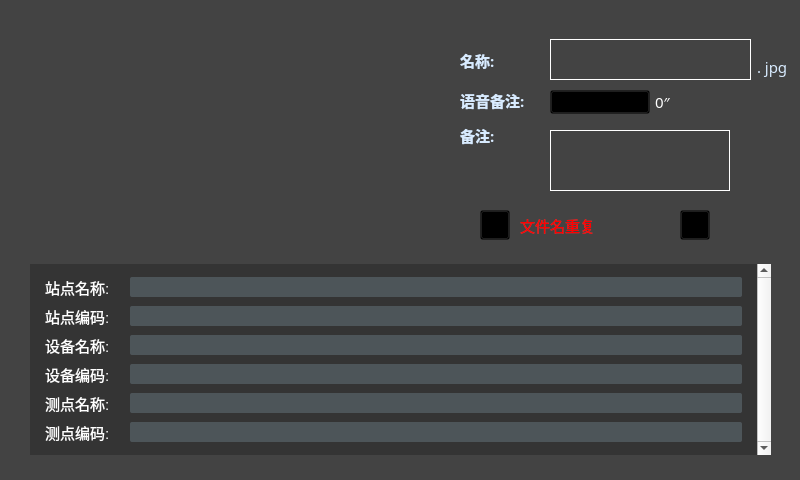
<?xml version="1.0" encoding="UTF-8"?>
<ui version="4.0">
 <class>hp_capture_save</class>
 <widget class="QWidget" name="hp_capture_save">
  <property name="geometry">
   <rect>
    <x>0</x>
    <y>0</y>
    <width>800</width>
    <height>480</height>
   </rect>
  </property>
  <property name="windowTitle">
   <string>Form</string>
  </property>
  <property name="styleSheet">
   <string notr="true"/>
  </property>
  <widget class="QFrame" name="frame_2">
   <property name="geometry">
    <rect>
     <x>0</x>
     <y>0</y>
     <width>800</width>
     <height>480</height>
    </rect>
   </property>
   <property name="styleSheet">
    <string notr="true">QFrame{background:rgb(67, 67, 67);border:0px solid #000000}</string>
   </property>
   <property name="frameShape">
    <enum>QFrame::StyledPanel</enum>
   </property>
   <property name="frameShadow">
    <enum>QFrame::Raised</enum>
   </property>
   <widget class="QWidget" name="preWidget" native="true">
    <property name="geometry">
     <rect>
      <x>0</x>
      <y>0</y>
      <width>440</width>
      <height>264</height>
     </rect>
    </property>
    <widget class="QLabel" name="picShow">
     <property name="geometry">
      <rect>
       <x>0</x>
       <y>0</y>
       <width>440</width>
       <height>264</height>
      </rect>
     </property>
     <property name="styleSheet">
      <string notr="true"/>
     </property>
     <property name="text">
      <string/>
     </property>
    </widget>
   </widget>
   <widget class="QFrame" name="frame">
    <property name="geometry">
     <rect>
      <x>440</x>
      <y>0</y>
      <width>360</width>
      <height>261</height>
     </rect>
    </property>
    <property name="styleSheet">
     <string notr="true">QFrame#frame{border:0px solid #000000;
background-color: transparent;}</string>
    </property>
    <property name="frameShape">
     <enum>QFrame::NoFrame</enum>
    </property>
    <property name="frameShadow">
     <enum>QFrame::Raised</enum>
    </property>
    <widget class="QLabel" name="label_name">
     <property name="geometry">
      <rect>
       <x>20</x>
       <y>40</y>
       <width>81</width>
       <height>41</height>
      </rect>
     </property>
     <property name="font">
      <font>
       <family>微软雅黑</family>
       <pointsize>11</pointsize>
       <weight>75</weight>
       <bold>true</bold>
      </font>
     </property>
     <property name="styleSheet">
      <string notr="true">color:rgb(216, 235, 255);</string>
     </property>
     <property name="text">
      <string>名称:</string>
     </property>
    </widget>
    <widget class="QLineEdit" name="edit_name">
     <property name="geometry">
      <rect>
       <x>110</x>
       <y>39</y>
       <width>201</width>
       <height>41</height>
      </rect>
     </property>
     <property name="font">
      <font>
       <family>微软雅黑</family>
       <pointsize>11</pointsize>
      </font>
     </property>
     <property name="focusPolicy">
      <enum>Qt::NoFocus</enum>
     </property>
     <property name="styleSheet">
      <string notr="true">
QLineEdit{
border:1px solid white;
background:transparent;
color:white;

}</string>
     </property>
     <property name="text">
      <string/>
     </property>
     <property name="alignment">
      <set>Qt::AlignLeading|Qt::AlignLeft|Qt::AlignVCenter</set>
     </property>
     <property name="readOnly">
      <bool>true</bool>
     </property>
    </widget>
    <widget class="QLabel" name="label_notes">
     <property name="geometry">
      <rect>
       <x>20</x>
       <y>125</y>
       <width>81</width>
       <height>21</height>
      </rect>
     </property>
     <property name="font">
      <font>
       <family>微软雅黑</family>
       <pointsize>11</pointsize>
       <weight>75</weight>
       <bold>true</bold>
      </font>
     </property>
     <property name="styleSheet">
      <string notr="true">color:rgb(216, 235, 255);</string>
     </property>
     <property name="text">
      <string>备注:</string>
     </property>
    </widget>
    <widget class="QLabel" name="label_voice_notes">
     <property name="geometry">
      <rect>
       <x>20</x>
       <y>90</y>
       <width>81</width>
       <height>21</height>
      </rect>
     </property>
     <property name="font">
      <font>
       <family>微软雅黑</family>
       <pointsize>11</pointsize>
       <weight>75</weight>
       <bold>true</bold>
      </font>
     </property>
     <property name="styleSheet">
      <string notr="true">color:rgb(216, 235, 255);</string>
     </property>
     <property name="text">
      <string>语音备注:</string>
     </property>
    </widget>
    <widget class="QToolButton" name="toolButton_save">
     <property name="geometry">
      <rect>
       <x>40</x>
       <y>210</y>
       <width>30</width>
       <height>30</height>
      </rect>
     </property>
     <property name="font">
      <font>
       <family>微软雅黑</family>
      </font>
     </property>
     <property name="styleSheet">
      <string notr="true">QToolButton{
background:transparent;
border-image: url(:/res/save_n.png);
}
QToolButton::pressed{
background:transparent;
border-image: url(:/res/save_s.png);
}
QToolButton::focus{
background:transparent;
border-image: url(:/res/save_s.png);
}
</string>
     </property>
     <property name="text">
      <string/>
     </property>
    </widget>
    <widget class="QToolButton" name="toolButton_cancel">
     <property name="geometry">
      <rect>
       <x>240</x>
       <y>210</y>
       <width>30</width>
       <height>30</height>
      </rect>
     </property>
     <property name="font">
      <font>
       <family>微软雅黑</family>
      </font>
     </property>
     <property name="styleSheet">
      <string notr="true">QToolButton{
background:transparent;
border-image: url(:/res/cancel_n.png);
}
QToolButton::pressed{
background:transparent;
border-image: url(:/res/cancel_s.png);
}
QToolButton::focus{
background:transparent;
border-image: url(:/res/cancel_s.png);
}
</string>
     </property>
     <property name="text">
      <string/>
     </property>
    </widget>
    <widget class="QToolButton" name="toolButton_voice">
     <property name="geometry">
      <rect>
       <x>110</x>
       <y>90</y>
       <width>100</width>
       <height>24</height>
      </rect>
     </property>
     <property name="font">
      <font>
       <pointsize>9</pointsize>
      </font>
     </property>
     <property name="styleSheet">
      <string notr="true">QToolButton{
background:transparent;
border-image: url(:/res/voicenotes_stop_n.png);
}
</string>
     </property>
     <property name="text">
      <string/>
     </property>
    </widget>
    <widget class="QFrame" name="frame_labelCheckBox">
     <property name="geometry">
      <rect>
       <x>800</x>
       <y>160</y>
       <width>430</width>
       <height>40</height>
      </rect>
     </property>
     <property name="styleSheet">
      <string notr="true">QFrame{border:0px solid #000000;}</string>
     </property>
     <property name="frameShape">
      <enum>QFrame::NoFrame</enum>
     </property>
     <property name="frameShadow">
      <enum>QFrame::Raised</enum>
     </property>
     <widget class="QLabel" name="label_label">
      <property name="geometry">
       <rect>
        <x>20</x>
        <y>5</y>
        <width>51</width>
        <height>31</height>
       </rect>
      </property>
      <property name="font">
       <font>
        <family>微软雅黑</family>
        <pointsize>11</pointsize>
        <weight>75</weight>
        <bold>true</bold>
       </font>
      </property>
      <property name="styleSheet">
       <string notr="true">color:white;</string>
      </property>
      <property name="text">
       <string>标签:</string>
      </property>
     </widget>
     <widget class="QCheckBox" name="checkBox_normal">
      <property name="geometry">
       <rect>
        <x>70</x>
        <y>5</y>
        <width>51</width>
        <height>31</height>
       </rect>
      </property>
      <property name="font">
       <font>
        <family>微软雅黑</family>
       </font>
      </property>
      <property name="styleSheet">
       <string notr="true">QCheckBox{
	background:transparent;
}
QCheckBox::indicator:unchecked {
    image:url(:/res/normal_n.png);
}

QCheckBox::indicator:checked {
    image: url(:/res/normal_s.png);
}


QCheckBox::indicator:disabled {
    image: url(:/res/normal_d.png);
}</string>
      </property>
      <property name="text">
       <string>正常</string>
      </property>
     </widget>
     <widget class="QCheckBox" name="checkBox_unkown">
      <property name="geometry">
       <rect>
        <x>130</x>
        <y>5</y>
        <width>51</width>
        <height>31</height>
       </rect>
      </property>
      <property name="font">
       <font>
        <family>微软雅黑</family>
       </font>
      </property>
      <property name="styleSheet">
       <string notr="true">QCheckBox{
	background:transparent;
}
QCheckBox::indicator:unchecked {
    image:url(:/res/checkbox_unkown_n.png);
}

QCheckBox::indicator:checked {
    image: url(:/res/checkbox_unkown_s.png);
}


QCheckBox::indicator:disabled {
    image: url(:/res/checkbox_unkown_d.png);
}</string>
      </property>
      <property name="text">
       <string>待查</string>
      </property>
     </widget>
     <widget class="QCheckBox" name="checkBox_PD">
      <property name="geometry">
       <rect>
        <x>190</x>
        <y>5</y>
        <width>51</width>
        <height>30</height>
       </rect>
      </property>
      <property name="font">
       <font>
        <family>微软雅黑</family>
       </font>
      </property>
      <property name="styleSheet">
       <string notr="true">QCheckBox{
	background:transparent;
}
QCheckBox::indicator:unchecked {
    image: url(:/res/checkbox_PD_n.png);
}

QCheckBox::indicator:checked {
    image: url(:/res/checkbox_PD_s.png);
}


QCheckBox::indicator:disabled {
    image: url(:/res/checkbox_PD_d.png);
}</string>
      </property>
      <property name="text">
       <string/>
      </property>
     </widget>
     <widget class="QCheckBox" name="checkBox_gas">
      <property name="geometry">
       <rect>
        <x>250</x>
        <y>5</y>
        <width>51</width>
        <height>31</height>
       </rect>
      </property>
      <property name="font">
       <font>
        <family>微软雅黑</family>
        <weight>50</weight>
        <bold>false</bold>
       </font>
      </property>
      <property name="styleSheet">
       <string notr="true">QCheckBox{
	background:transparent;
}
QCheckBox::indicator:unchecked {
    image: url(:/res/checkbox_GL_n.png);
}

QCheckBox::indicator:checked {
    image: url(:/res/checkbox_GL_s.png);
}


QCheckBox::indicator:disabled {
    image: url(:/res/checkbox_GL_d.png);
}</string>
      </property>
      <property name="text">
       <string/>
      </property>
     </widget>
     <widget class="QCheckBox" name="checkBox_collect">
      <property name="geometry">
       <rect>
        <x>310</x>
        <y>5</y>
        <width>51</width>
        <height>31</height>
       </rect>
      </property>
      <property name="font">
       <font>
        <family>微软雅黑</family>
       </font>
      </property>
      <property name="styleSheet">
       <string notr="true">QCheckBox{
	background:transparent;
}
QCheckBox::indicator:unchecked {
    image: url(:/res/collect_n.png);
}

QCheckBox::indicator:checked {
    image: url(:/res/collect_s.png);
}


QCheckBox::indicator:disabled {
    image: url(:/res/collect_d.png);
}</string>
      </property>
      <property name="text">
       <string>收藏</string>
      </property>
     </widget>
    </widget>
    <widget class="QLabel" name="label_voice_notes_time">
     <property name="geometry">
      <rect>
       <x>215</x>
       <y>92</y>
       <width>140</width>
       <height>20</height>
      </rect>
     </property>
     <property name="font">
      <font>
       <family>微软雅黑</family>
       <pointsize>11</pointsize>
      </font>
     </property>
     <property name="styleSheet">
      <string notr="true">color:white;</string>
     </property>
     <property name="text">
      <string>0″</string>
     </property>
    </widget>
    <widget class="QLabel" name="edit_notes">
     <property name="geometry">
      <rect>
       <x>110</x>
       <y>130</y>
       <width>180</width>
       <height>61</height>
      </rect>
     </property>
     <property name="styleSheet">
      <string notr="true">QLabel{
border:1px solid white;
background:transparent;
color:white;
}
QLabel::focus{
border:1px solid rgb(0, 221, 253);
background:transparent;
color:white;
}
</string>
     </property>
     <property name="text">
      <string/>
     </property>
    </widget>
    <widget class="QLineEdit" name="edit_name_jpg">
     <property name="geometry">
      <rect>
       <x>315</x>
       <y>55</y>
       <width>201</width>
       <height>25</height>
      </rect>
     </property>
     <property name="font">
      <font>
       <family>微软雅黑</family>
       <pointsize>11</pointsize>
      </font>
     </property>
     <property name="focusPolicy">
      <enum>Qt::NoFocus</enum>
     </property>
     <property name="styleSheet">
      <string notr="true">
QLineEdit{
border:0px solid white;
background:transparent;
color:rgb(216, 235, 255);

}</string>
     </property>
     <property name="text">
      <string>. jpg</string>
     </property>
     <property name="alignment">
      <set>Qt::AlignLeading|Qt::AlignLeft|Qt::AlignTop</set>
     </property>
     <property name="readOnly">
      <bool>true</bool>
     </property>
    </widget>
    <widget class="QLabel" name="label_error">
     <property name="geometry">
      <rect>
       <x>80</x>
       <y>210</y>
       <width>131</width>
       <height>31</height>
      </rect>
     </property>
     <property name="font">
      <font>
       <family>微软雅黑</family>
       <pointsize>11</pointsize>
      </font>
     </property>
     <property name="styleSheet">
      <string notr="true">color :red;</string>
     </property>
     <property name="text">
      <string>文件名重复</string>
     </property>
    </widget>
    <zorder>label_name</zorder>
    <zorder>label_notes</zorder>
    <zorder>label_voice_notes</zorder>
    <zorder>toolButton_voice</zorder>
    <zorder>edit_name</zorder>
    <zorder>toolButton_save</zorder>
    <zorder>toolButton_cancel</zorder>
    <zorder>frame_labelCheckBox</zorder>
    <zorder>label_voice_notes_time</zorder>
    <zorder>edit_notes</zorder>
    <zorder>edit_name_jpg</zorder>
    <zorder>label_error</zorder>
   </widget>
   <widget class="QFrame" name="frame_background">
    <property name="geometry">
     <rect>
      <x>800</x>
      <y>800</y>
      <width>440</width>
      <height>264</height>
     </rect>
    </property>
    <property name="styleSheet">
     <string notr="true">QFrame{border:0px solid #000000;}</string>
    </property>
    <property name="frameShape">
     <enum>QFrame::NoFrame</enum>
    </property>
    <property name="frameShadow">
     <enum>QFrame::Raised</enum>
    </property>
   </widget>
   <widget class="QScrollArea" name="scrollArea">
    <property name="geometry">
     <rect>
      <x>30</x>
      <y>264</y>
      <width>741</width>
      <height>191</height>
     </rect>
    </property>
    <property name="styleSheet">
     <string notr="true">
QScrollBar:vertical{    
width:3px;/*整个滑动条的宽度*/
background:rgb(45, 48, 51);
border:none;
margin:3px 0px 3px 0px;/*上下两个小方块的长宽 也控制滑动条宽度*/
}

QScrollBar::handle:vertical{
background:rgb(0, 221, 253);/*中间滑块的颜色*/
border:none;
border-radius:5px;
}

QScrollBar::add-line:vertical {
width: 3px;
background:rgb(22, 24, 26);
border:none;
subcontrol-position:right;
subcontrol-origin:margin;
}
QScrollBar::sub-line:vertical {
border:none;
background:rgb(22, 24, 26);
width: 3px;
subcontrol-origin:margin;
subcontrol-position:left;
}
QScrollBar::top-arrow:vertical{
subcontrol-origin: margin;
height:3px;
width:3px;
border:0px solid rgb(45, 48, 51);
background:rgb(45, 48, 51);
}
QScrollBar::bottom-arrow:vertical{
subcontrol-origin: margin;
height:3px;
width:3px;
border:0px solid rgb(45, 48, 51);
background:rgb(45, 48, 51);
}
QScrollBar::sub-page:vertical{
background:black;
}
QScrollBar::add-page:vertical
{
background:black;
}</string>
    </property>
    <property name="verticalScrollBarPolicy">
     <enum>Qt::ScrollBarAlwaysOn</enum>
    </property>
    <property name="horizontalScrollBarPolicy">
     <enum>Qt::ScrollBarAlwaysOff</enum>
    </property>
    <property name="widgetResizable">
     <bool>true</bool>
    </property>
    <widget class="QWidget" name="scrollAreaWidgetContents">
     <property name="geometry">
      <rect>
       <x>0</x>
       <y>0</y>
       <width>724</width>
       <height>191</height>
      </rect>
     </property>
     <property name="styleSheet">
      <string notr="true">background-color:#343434;
border:0px solid #000000;</string>
     </property>
     <layout class="QGridLayout" name="gridLayout">
      <property name="sizeConstraint">
       <enum>QLayout::SetDefaultConstraint</enum>
      </property>
      <property name="leftMargin">
       <number>15</number>
      </property>
      <property name="topMargin">
       <number>12</number>
      </property>
      <property name="rightMargin">
       <number>15</number>
      </property>
      <property name="horizontalSpacing">
       <number>20</number>
      </property>
      <property name="verticalSpacing">
       <number>6</number>
      </property>
      <item row="9" column="0">
       <widget class="QLabel" name="label_task_name">
        <property name="font">
         <font>
          <pointsize>11</pointsize>
         </font>
        </property>
        <property name="styleSheet">
         <string notr="true">color:#ffffff;
background:transparent;</string>
        </property>
        <property name="text">
         <string>测点名称:</string>
        </property>
        <property name="alignment">
         <set>Qt::AlignLeading|Qt::AlignLeft|Qt::AlignVCenter</set>
        </property>
       </widget>
      </item>
      <item row="7" column="0">
       <widget class="QLabel" name="label_device_name">
        <property name="font">
         <font>
          <pointsize>11</pointsize>
         </font>
        </property>
        <property name="styleSheet">
         <string notr="true">color:#ffffff;
background:transparent;</string>
        </property>
        <property name="text">
         <string>设备名称:</string>
        </property>
        <property name="alignment">
         <set>Qt::AlignLeading|Qt::AlignLeft|Qt::AlignVCenter</set>
        </property>
       </widget>
      </item>
      <item row="7" column="1">
       <widget class="QLineEdit" name="lineEdit_device_name">
        <property name="font">
         <font>
          <pointsize>11</pointsize>
         </font>
        </property>
        <property name="focusPolicy">
         <enum>Qt::NoFocus</enum>
        </property>
        <property name="styleSheet">
         <string notr="true">QLineEdit {
	background-color:#4d5559;
	border-radius:2px;
	color:#ffffff;
}</string>
        </property>
        <property name="maxLength">
         <number>20</number>
        </property>
       </widget>
      </item>
      <item row="8" column="0">
       <widget class="QLabel" name="label_device_ascii">
        <property name="font">
         <font>
          <pointsize>11</pointsize>
         </font>
        </property>
        <property name="styleSheet">
         <string notr="true">color:#ffffff;
background:transparent;</string>
        </property>
        <property name="text">
         <string>设备编码:</string>
        </property>
        <property name="alignment">
         <set>Qt::AlignLeading|Qt::AlignLeft|Qt::AlignVCenter</set>
        </property>
       </widget>
      </item>
      <item row="9" column="1">
       <widget class="QLineEdit" name="lineEdit_task_name">
        <property name="font">
         <font>
          <pointsize>11</pointsize>
         </font>
        </property>
        <property name="focusPolicy">
         <enum>Qt::NoFocus</enum>
        </property>
        <property name="styleSheet">
         <string notr="true">QLineEdit {
	background-color:#4d5559;
	border-radius:2px;
	color:#ffffff;
}</string>
        </property>
        <property name="maxLength">
         <number>20</number>
        </property>
       </widget>
      </item>
      <item row="0" column="0">
       <widget class="QLabel" name="label_station_name">
        <property name="font">
         <font>
          <pointsize>11</pointsize>
         </font>
        </property>
        <property name="styleSheet">
         <string notr="true">color:#ffffff;
background:transparent;</string>
        </property>
        <property name="text">
         <string>站点名称:</string>
        </property>
        <property name="alignment">
         <set>Qt::AlignLeading|Qt::AlignLeft|Qt::AlignVCenter</set>
        </property>
       </widget>
      </item>
      <item row="6" column="0">
       <widget class="QLabel" name="label_station_ascii">
        <property name="font">
         <font>
          <pointsize>11</pointsize>
         </font>
        </property>
        <property name="styleSheet">
         <string notr="true">color:#ffffff;
background:transparent;</string>
        </property>
        <property name="text">
         <string>站点编码:</string>
        </property>
        <property name="alignment">
         <set>Qt::AlignLeading|Qt::AlignLeft|Qt::AlignVCenter</set>
        </property>
       </widget>
      </item>
      <item row="6" column="1">
       <widget class="QLineEdit" name="lineEdit_station_ascii">
        <property name="font">
         <font>
          <pointsize>11</pointsize>
         </font>
        </property>
        <property name="focusPolicy">
         <enum>Qt::NoFocus</enum>
        </property>
        <property name="styleSheet">
         <string notr="true">QLineEdit {
	background-color:#4d5559;
	border-radius:2px;
	color:#ffffff;
}</string>
        </property>
        <property name="maxLength">
         <number>31</number>
        </property>
       </widget>
      </item>
      <item row="12" column="0">
       <widget class="QLabel" name="label_task_ascii">
        <property name="font">
         <font>
          <pointsize>11</pointsize>
         </font>
        </property>
        <property name="styleSheet">
         <string notr="true">color:#ffffff;
background:transparent;</string>
        </property>
        <property name="text">
         <string>测点编码:</string>
        </property>
        <property name="alignment">
         <set>Qt::AlignLeading|Qt::AlignLeft|Qt::AlignVCenter</set>
        </property>
       </widget>
      </item>
      <item row="0" column="1">
       <widget class="QLineEdit" name="lineEdit_station_name">
        <property name="font">
         <font>
          <pointsize>11</pointsize>
         </font>
        </property>
        <property name="focusPolicy">
         <enum>Qt::NoFocus</enum>
        </property>
        <property name="styleSheet">
         <string notr="true">QLineEdit {
	background-color:#4d5559;
	border-radius:2px;
	color:#ffffff;
}</string>
        </property>
        <property name="text">
         <string/>
        </property>
        <property name="maxLength">
         <number>20</number>
        </property>
       </widget>
      </item>
      <item row="8" column="1">
       <widget class="QLineEdit" name="lineEdit_device_ascii">
        <property name="font">
         <font>
          <pointsize>11</pointsize>
         </font>
        </property>
        <property name="focusPolicy">
         <enum>Qt::NoFocus</enum>
        </property>
        <property name="styleSheet">
         <string notr="true">QLineEdit {
	background-color:#4d5559;
	border-radius:2px;
	color:#ffffff;
}</string>
        </property>
        <property name="maxLength">
         <number>31</number>
        </property>
       </widget>
      </item>
      <item row="12" column="1">
       <widget class="QLineEdit" name="lineEdit_task_ascii">
        <property name="font">
         <font>
          <pointsize>11</pointsize>
         </font>
        </property>
        <property name="focusPolicy">
         <enum>Qt::NoFocus</enum>
        </property>
        <property name="styleSheet">
         <string notr="true">QLineEdit {
	background-color:#4d5559;
	border-radius:2px;
	color:#ffffff;
}</string>
        </property>
        <property name="maxLength">
         <number>31</number>
        </property>
       </widget>
      </item>
     </layout>
    </widget>
   </widget>
   <zorder>frame</zorder>
   <zorder>preWidget</zorder>
   <zorder>frame_background</zorder>
   <zorder>scrollArea</zorder>
  </widget>
 </widget>
 <resources/>
 <connections/>
</ui>
